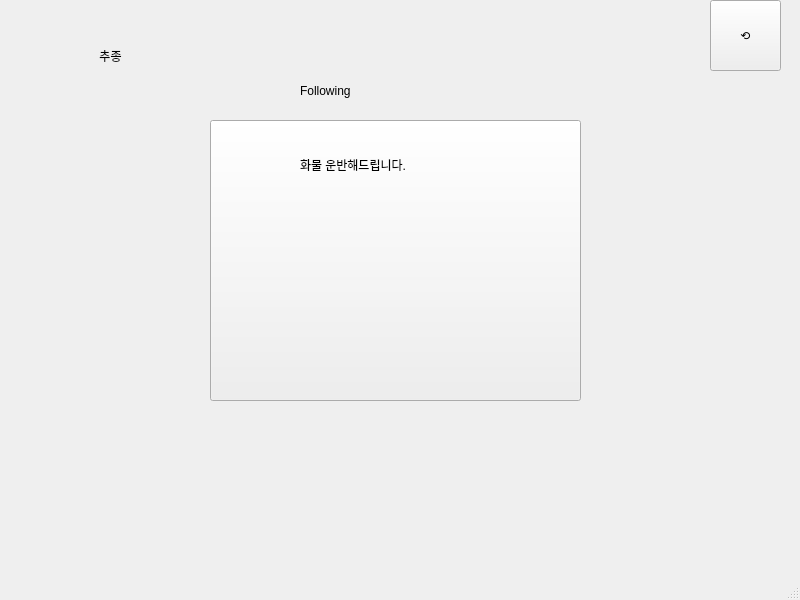
<?xml version="1.0" encoding="UTF-8"?>
<ui version="4.0">
 <class>MainWindow</class>
 <widget class="QMainWindow" name="MainWindow">
  <property name="geometry">
   <rect>
    <x>0</x>
    <y>0</y>
    <width>800</width>
    <height>600</height>
   </rect>
  </property>
  <property name="windowTitle">
   <string>MainWindow</string>
  </property>
  <widget class="QWidget" name="centralwidget">
   <widget class="QPushButton" name="Following_Action_Btn">
    <property name="geometry">
     <rect>
      <x>210</x>
      <y>120</y>
      <width>371</width>
      <height>281</height>
     </rect>
    </property>
    <property name="styleSheet">
     <string notr="true">border-color: rgb(0, 0, 0);</string>
    </property>
    <property name="text">
     <string/>
    </property>
   </widget>
   <widget class="QLabel" name="label">
    <property name="geometry">
     <rect>
      <x>300</x>
      <y>70</y>
      <width>151</width>
      <height>41</height>
     </rect>
    </property>
    <property name="styleSheet">
     <string notr="true">font: 20pt &quot;BM DoHyeon OTF&quot;;</string>
    </property>
    <property name="text">
     <string>Following</string>
    </property>
    <property name="textFormat">
     <enum>Qt::AutoText</enum>
    </property>
    <property name="wordWrap">
     <bool>false</bool>
    </property>
   </widget>
   <widget class="QLabel" name="label_2">
    <property name="geometry">
     <rect>
      <x>300</x>
      <y>150</y>
      <width>181</width>
      <height>31</height>
     </rect>
    </property>
    <property name="contextMenuPolicy">
     <enum>Qt::DefaultContextMenu</enum>
    </property>
    <property name="styleSheet">
     <string notr="true">font: 15pt &quot;BM DoHyeon OTF&quot;;</string>
    </property>
    <property name="text">
     <string>&lt;html&gt;&lt;head/&gt;&lt;body&gt;&lt;p&gt;화물 운반해드립니다.&lt;/p&gt;&lt;/body&gt;&lt;/html&gt;</string>
    </property>
   </widget>
   <widget class="QPushButton" name="Following_Cancle_Btn">
    <property name="geometry">
     <rect>
      <x>710</x>
      <y>0</y>
      <width>71</width>
      <height>71</height>
     </rect>
    </property>
    <property name="styleSheet">
     <string notr="true">font: 24pt &quot;.AppleSystemUIFont&quot;;</string>
    </property>
    <property name="text">
     <string>⟲</string>
    </property>
   </widget>
   <widget class="QLabel" name="label_3">
    <property name="geometry">
     <rect>
      <x>60</x>
      <y>30</y>
      <width>101</width>
      <height>51</height>
     </rect>
    </property>
    <property name="styleSheet">
     <string notr="true">font: 24pt &quot;BM DoHyeon OTF&quot;;
</string>
    </property>
    <property name="text">
     <string>추종</string>
    </property>
    <property name="alignment">
     <set>Qt::AlignCenter</set>
    </property>
   </widget>
  </widget>
  <widget class="QMenuBar" name="menubar">
   <property name="geometry">
    <rect>
     <x>0</x>
     <y>0</y>
     <width>800</width>
     <height>22</height>
    </rect>
   </property>
  </widget>
  <widget class="QStatusBar" name="statusbar"/>
 </widget>
 <resources/>
 <connections/>
</ui>
